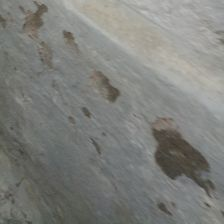
#> input picture data/test_multi_label/efflo-1_0_0_0- (50).jpg, 224 x 224 px; its folder holds 4 pictures in this run
$ python train_damage_model.py
#> lines starting #> are read from the running program, lines starting #| are printed output that depends on the picture; after the words box and inside, x2 and y2 are one past the last pixel; in counts of white or black regions, pixels touching at a corner belong together
#> in load_and_preprocess_data, img is the input picture: shape (224, 224, 3); mean B, G, R 122.9, 127.1, 125.9
"""
Script to train the damage detection model.
"""

import os
import numpy as np
import tensorflow as tf
from tensorflow.keras import layers, Model
from tensorflow.keras.callbacks import ModelCheckpoint, EarlyStopping, ReduceLROnPlateau
import cv2
from glob import glob
from sklearn.model_selection import train_test_split
import matplotlib.pyplot as plt
from tensorflow.keras.preprocessing.image import ImageDataGenerator

def create_mask_from_image(image):
    """
    Create a damage mask from the image.
    For now, we'll use a simple thresholding approach.
    Later, you can replace this with your actual mask creation logic.
    """
    # Convert to grayscale
    gray = cv2.cvtColor(image, cv2.COLOR_RGB2GRAY)

    # Apply adaptive thresholding
    mask = cv2.adaptiveThreshold(
        gray, 255, cv2.ADAPTIVE_THRESH_GAUSSIAN_C,
        cv2.THRESH_BINARY_INV, 11, 2
    )
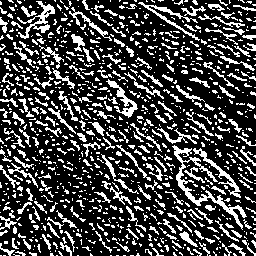
#> mask: shape (256, 256); 26.7% white in thin lines or dots

    # Clean up the mask
    kernel = np.ones((3,3), np.uint8)
    mask = cv2.morphologyEx(mask, cv2.MORPH_OPEN, kernel)
#> mask: shape (256, 256); 9.2% white; 325 white regions (248 under 20 px), largest, box (x1, y1, x2, y2) and area: (176, 171, 207, 206) 227, (217, 197, 240, 224) 145, (204, 158, 232, 181) 127
    mask = cv2.morphologyEx(mask, cv2.MORPH_CLOSE, kernel)
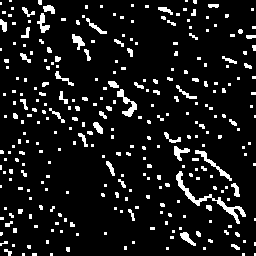
#> mask: shape (256, 256); 9.5% white; 297 white regions (225 under 20 px), largest, box (x1, y1, x2, y2) and area: (176, 171, 246, 224) 467, (117, 89, 137, 117) 196, (195, 150, 232, 181) 185

    return mask

def load_and_preprocess_data(image_paths, target_size=(256, 256)):
    """
    Load and preprocess images and create masks.

    Args:
        image_paths: List of image file paths
        target_size: Target size for resizing

    Returns:
        Tuple of (images, masks) as numpy arrays
    """
    images = []
    masks = []

    for img_path in image_paths:
        # Load image
        img = cv2.imread(img_path)
        img = cv2.cvtColor(img, cv2.COLOR_BGR2RGB)
        img = cv2.resize(img, target_size)

        # Create mask
        mask = create_mask_from_image(img)
        mask = cv2.resize(mask, target_size)
        mask = (mask > 127).astype(np.float32)  # Binarize

        # Normalize image
        img = img / 255.0

        images.append(img)
        masks.append(mask)
#> pass 2 of the loop in load_and_preprocess_data, `for img_path in image_paths:`:
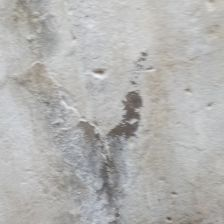
#> input picture data/test_multi_label/efflo-1_0_0_0- (108).jpg, 224 x 224 px
#> in load_and_preprocess_data, img is the input picture: shape (224, 224, 3); mean B, G, R 176.7, 178.5, 178.9
#> in create_mask_from_image (call 2), `mask = cv2.adaptiveThreshold( gray, 255, cv2.ADAPTIVE_THRESH_GAUSSIAN_..`:
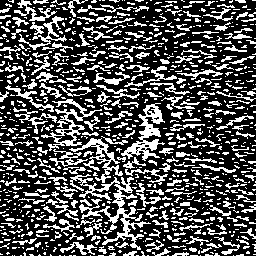
#> mask: shape (256, 256); 31.8% white in thin lines or dots
#> in create_mask_from_image (call 2), `mask = cv2.morphologyEx(mask, cv2.MORPH_CLOSE, kernel)`:
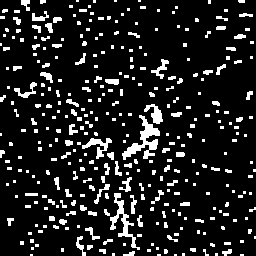
#> mask: shape (256, 256); 12.5% white; 347 white regions (234 under 20 px), largest, box (x1, y1, x2, y2) and area: (122, 115, 160, 160) 584, (110, 193, 140, 250) 424, (82, 138, 112, 159) 229
#> pass 3 of the loop in load_and_preprocess_data, `for img_path in image_paths:`:
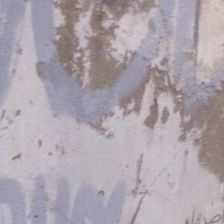
#> input picture data/test_multi_label/efflo-1_0_0_0- (42).jpg, 224 x 224 px
#> in load_and_preprocess_data, img is the input picture: shape (224, 224, 3); mean B, G, R 171.7, 163.7, 172.2
#> in create_mask_from_image (call 3), `mask = cv2.adaptiveThreshold( gray, 255, cv2.ADAPTIVE_THRESH_GAUSSIAN_..`:
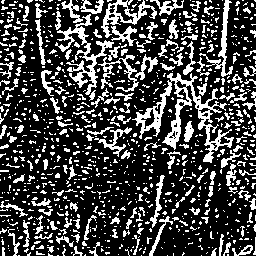
#> mask: shape (256, 256); 26.9% white in thin lines or dots
#> in create_mask_from_image (call 3), `mask = cv2.morphologyEx(mask, cv2.MORPH_CLOSE, kernel)`:
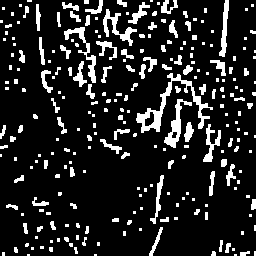
#> mask: shape (256, 256); 13.8% white; 254 white regions (154 under 20 px), largest, box (x1, y1, x2, y2) and area: (136, 73, 213, 133) 886, (164, 99, 192, 148) 395, (64, 27, 96, 83) 381

    return np.array(images), np.array(masks)

# [62 lines left out: function build_unet_model, not called in this run]

def train_model():
    """Train the damage detection model."""
    # Set random seeds for reproducibility
    np.random.seed(42)
    tf.random.set_seed(42)

    # Data paths
    data_dir = "data/test_multi_label"

    # Get image paths
    image_paths = sorted(glob(os.path.join(data_dir, "*.jpg")))
    print(f"Found {len(image_paths)} images")

    # Split data
    train_img_paths, val_img_paths = train_test_split(
        image_paths, test_size=0.2, random_state=42
    )

    # Load and preprocess data
    print("Loading training data...")
    X_train, y_train = load_and_preprocess_data(train_img_paths)
    print("Loading validation data...")
    X_val, y_val = load_and_preprocess_data(val_img_paths)
#> call 2 of load_and_preprocess_data, with target_size = (256, 256)
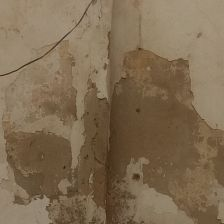
#> input picture data/test_multi_label/efflo-1_0_0_0- (113).jpg, 224 x 224 px
#> in load_and_preprocess_data, img is the input picture: shape (224, 224, 3); mean B, G, R 81.2, 107.1, 126.9
#> in create_mask_from_image (call 4), `gray = cv2.cvtColor(image, cv2.COLOR_RGB2GRAY)`:
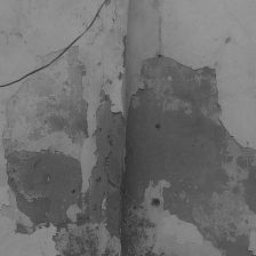
#> gray: shape (256, 256); min 39, max 156, mean 110
#> in create_mask_from_image (call 4), `mask = cv2.adaptiveThreshold( gray, 255, cv2.ADAPTIVE_THRESH_GAUSSIAN_..`:
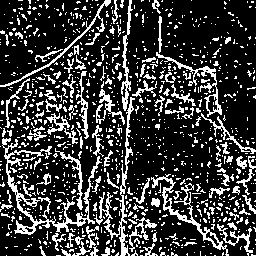
#> mask: shape (256, 256); 23% white in thin lines or dots
#> in create_mask_from_image (call 4), `mask = cv2.morphologyEx(mask, cv2.MORPH_OPEN, kernel)`:
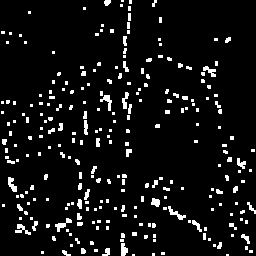
#> mask: shape (256, 256); 7% white; 262 white regions (197 under 20 px), largest, box (x1, y1, x2, y2) and area: (55, 218, 72, 232) 86, (168, 206, 186, 220) 84, (100, 95, 112, 111) 81
#> in create_mask_from_image (call 4), `mask = cv2.morphologyEx(mask, cv2.MORPH_CLOSE, kernel)`:
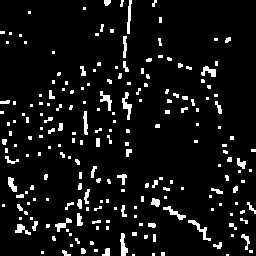
#> mask: shape (256, 256); 7.3% white; 212 white regions (136 under 20 px), largest, box (x1, y1, x2, y2) and area: (122, 92, 132, 120) 121, (188, 220, 211, 241) 119, (120, 233, 128, 256) 108

    print(f"Training data shape: {X_train.shape}")
#| Training data shape: (3, 256, 256, 3)
    print(f"Validation data shape: {X_val.shape}")
#| Validation data shape: (1, 256, 256, 3)

    # Data augmentation
    datagen = ImageDataGenerator(
        rotation_range=20,
        width_shift_range=0.2,
        height_shift_range=0.2,
        horizontal_flip=True,
        fill_mode='nearest'
    )

    # Build model
    model = build_unet_model()
    model.summary()

    # Callbacks
    callbacks = [
        ModelCheckpoint(
            "models/damage_detection_model.h5",
            monitor='val_loss',
            save_best_only=True,
            mode='min'
        ),
        EarlyStopping(
            monitor='val_loss',
            patience=10,
            restore_best_weights=True
        ),
        ReduceLROnPlateau(
            monitor='val_loss',
            factor=0.2,
            patience=5,
            min_lr=1e-6
        )
    ]

    # Train model
    print("\nTraining model...")
    history = model.fit(
        datagen.flow(X_train, y_train, batch_size=8),
        validation_data=(X_val, y_val),
        epochs=10,
        steps_per_epoch=len(X_train) // 8,
        callbacks=callbacks
    )

    # Plot training history
    plt.figure(figsize=(12, 4))

    plt.subplot(1, 2, 1)
    plt.plot(history.history['loss'], label='Training Loss')
    plt.plot(history.history['val_loss'], label='Validation Loss')
    plt.title('Model Loss')
    plt.xlabel('Epoch')
    plt.ylabel('Loss')
    plt.legend()

    plt.subplot(1, 2, 2)
    plt.plot(history.history['accuracy'], label='Training Accuracy')
    plt.plot(history.history['val_accuracy'], label='Validation Accuracy')
    plt.title('Model Accuracy')
    plt.xlabel('Epoch')
    plt.ylabel('Accuracy')
    plt.legend()

    plt.tight_layout()
    plt.savefig('training_history.png')
    plt.close()

    print("\nTraining completed!")
    print("Model saved to models/damage_detection_model.h5")

if __name__ == "__main__":
    train_model()
#> (the call stopped at in train_model, `datagen = ImageDataGenerator( rotation_range=20, width_shift_range=0.2..`: tensorflow is not available in this run)
